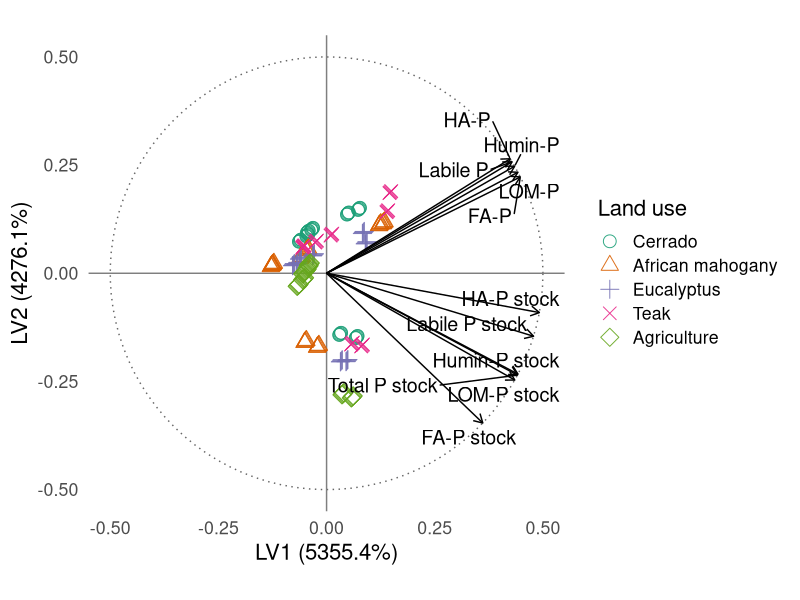
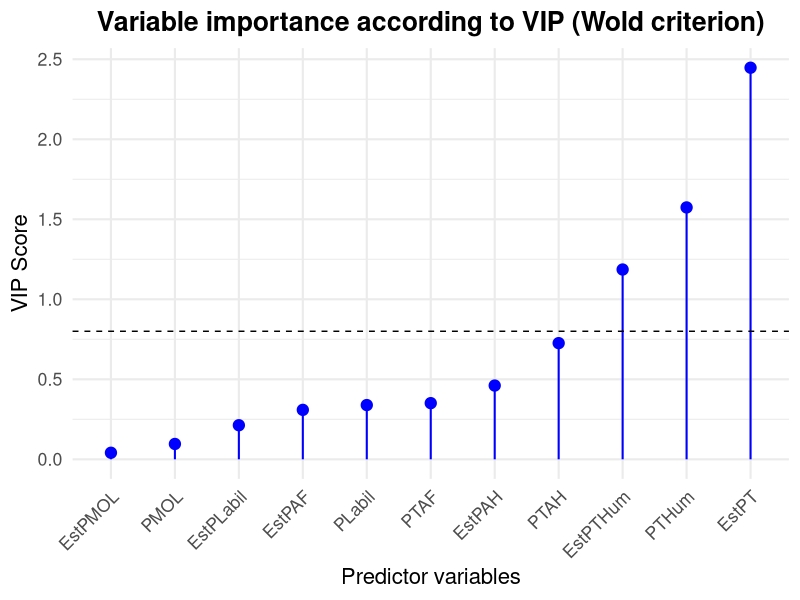
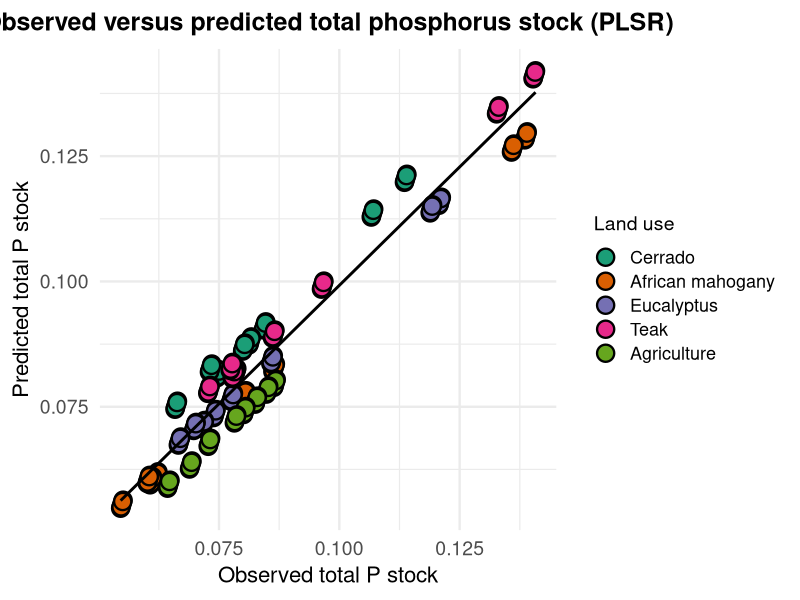

The R source for these figures, in order: (Note: this script raises an error after producing the figures.)
# Carregar pacotes
library(pls)
library(ggplot2)
library(ggrepel)
library(dplyr)
library(readxl)
library(tidyr)


rm(list = ls())     
gc()

# Carregar dados
dados <- read_excel("banco_dados.xlsx", sheet = "DADOS") %>% na.omit()
names(dados) <- trimws(names(dados))  # Corrigir espaços nos nomes

# Variáveis preditoras relacionadas ao fósforo (P)
variaveis_P <- c(
  "PLabil", "PMOL", "PTAF", "PTAH", "PTHum",
  "EstPT", "EstPLabil", "EstPMOL", "EstPAF", "EstPAH", "EstPTHum"
)
X <- dados %>% select(all_of(variaveis_P))
Y_PT <- dados$PT
grupo <- factor(dados$Amb, levels = 1:5,
                labels = c("Cerrado", "African mahogany", "Eucalyptus", "Teak", "Agriculture"))

# Rodar PLSR
modelo <- plsr(Y_PT ~ ., data = X, ncomp = 2, validation = "LOO")
expl_x <- explvar(modelo)[1:2] * 100
label_x <- paste0("LV1 (", round(expl_x[1], 1), "%)")
label_y <- paste0("LV2 (", round(expl_x[2], 1), "%)")



# Scores
scores_df <- as.data.frame(scores(modelo)[, 1:2])
colnames(scores_df) <- c("LV1", "LV2")
scores_df <- scores_df %>%
  mutate(
    LV1 = LV1 * 4,
    LV2 = LV2 * 4
  )
colnames(scores_df) <- c("LV1", "LV2")
scores_df$Amb <- grupo

# Loadings normalizados
loadings_raw <- loadings(modelo)[, 1:2]
loadings_scaled <- sweep(loadings_raw, 1, sqrt(rowSums(loadings_raw^2)), FUN = "/")
loadings_df <- as.data.frame(loadings_scaled)
colnames(loadings_df) <- c("LV1", "LV2")
loadings_df$var <- rownames(loadings_df)
label_map_p <- c(
  "PLabil" = "Labile P",
  "PMOL" = "LOM-P",
  "PTAF" = "FA-P",
  "PTAH" = "HA-P",
  "PTHum" = "Humin-P",
  "EstPT" = "Total P stock",
  "EstPLabil" = "Labile P stock",
  "EstPMOL" = "LOM-P stock",
  "EstPAF" = "FA-P stock",
  "EstPAH" = "HA-P stock",
  "EstPTHum" = "Humin-P stock"
)
loadings_df$label <- dplyr::recode(loadings_df$var, !!!label_map_p, .default = loadings_df$var)

# Escalar os loadings para caber no raio de 1.2
escala_setas <- 0.5
loadings_df$LV1 <- loadings_df$LV1 * escala_setas
loadings_df$LV2 <- loadings_df$LV2 * escala_setas

# Círculo de correlação ajustado (raio = 1.2)
circle <- data.frame(
  x = cos(seq(0, 2 * pi, length.out = 100)) * escala_setas,
  y = sin(seq(0, 2 * pi, length.out = 100)) * escala_setas
)

# Gráfico PLSR com ajustes visuais
ggplot() +
  geom_path(data = circle, aes(x = x, y = y),
            linetype = "dotted", color = "gray40") +
  geom_hline(yintercept = 0, color = "gray50") +
  geom_vline(xintercept = 0, color = "gray50") +
  geom_point(data = scores_df, aes(x = LV1, y = LV2, shape = Amb, color = Amb),
             size = 4, alpha = 0.9) +
  geom_segment(data = loadings_df,
               aes(x = 0, y = 0, xend = LV1, yend = LV2),
               arrow = arrow(length = unit(0.25, "cm")), color = "black") +
  geom_text_repel(data = loadings_df,
                  aes(x = LV1, y = LV2, label = label), size = 5) +
  coord_fixed(xlim = c(-0.5, 0.5), ylim = c(-0.5, 0.5)) +
  scale_color_brewer(palette = "Dark2") +
  scale_shape_manual(values = 1:5) +
  labs(x = label_x, y = label_y, color = "Land use", shape = "Land use") +
  theme_minimal(base_size = 16) +
  theme(panel.grid = element_blank(), legend.position = "right")


# TABELA 1 – Estatísticas descritivas
tabela_descr <- X %>%
  summarise_all(list(
    media = mean, sd = sd, min = min, max = max,
    cv = ~ 100 * sd(.) / mean(.)
  )) %>%
  pivot_longer(cols = everything(),
               names_to = c("Variável", ".value"),
               names_sep = "_")

# TABELA 2 – Variância explicada acumulada
r2 <- R2(modelo, estimate = "train")
r2y <- round(100 * r2$val[1, 1, c("1 comps", "2 comps")], 2)
expl_x <- round(explvar(modelo)[1:2] * 100, 2)
tabela_r2 <- data.frame(
  Componente = c("LV1", "LV2"),
  R2X_acum = expl_x,
  R2Y_acum = r2y
)

# TABELA 3 – Loadings
tabela_loadings <- as.data.frame(loadings(modelo)[, 1:2])
colnames(tabela_loadings) <- c("LV1", "LV2")
tabela_loadings$Variável <- rownames(tabela_loadings)
tabela_loadings <- tabela_loadings[, c("Variável", "LV1", "LV2")]

# TABELA 4 – VIP scores
vip_pls <- function(object) {
  SS <- c(object$Yloadings[, 1]^2) * colSums(object$scores^2)
  W <- object$loading.weights
  p <- nrow(W)
  h <- ncol(object$scores)
  VIP <- rep(0, p)
  for (j in 1:p) {
    weight_sq <- W[j, ]^2
    VIP[j] <- sqrt(p * sum(SS * weight_sq) / sum(SS))
  }
  names(VIP) <- rownames(W)
  return(VIP)
}
vip_scores <- vip_pls(modelo)
tabela_vip <- data.frame(
  Variável = names(vip_scores),
  VIP = round(vip_scores, 3)
) %>% arrange(desc(VIP))

# Gráfico de VIP
ggplot(tabela_vip, aes(x = reorder(Variável, VIP), y = VIP)) +
  geom_segment(aes(xend = Variável, y = 0, yend = VIP), color = "blue", size = 0.7) +
  geom_point(color = "blue", size = 3.5) +
  geom_hline(yintercept = 0.8, linetype = "dashed", color = "black") +
  labs(
    title = "Variable importance according to VIP (Wold criterion)",
    x = "Predictor variables",
    y = "VIP Score"
  ) +
  theme_minimal(base_size = 16) +
  theme(axis.text.x = element_text(angle = 45, hjust = 1),
        plot.title = element_text(face = "bold", hjust = 0.5))

# Exibir tabelas no console
print("TABELA 1 – Estatísticas descritivas:")
print(tabela_descr, digits = 3)
print("TABELA 2 – Variância explicada:")
print(tabela_r2)
print("TABELA 3 – Loadings das variáveis:")
print(tabela_loadings, digits = 3)
print("TABELA 4 – VIP (Critério de Wold):")
print(tabela_vip)




# ==========================
# FIGURA 4 – Y observado vs. Y predito
# ==========================

# Previsões do modelo com Y_PT
y_pred <- predict(modelo, ncomp = 2)
df_pred <- data.frame(
  Observado = Y_PT,
  Predito = y_pred[, , 1],
  LandUse = grupo
)

# Criar linha de tendência
modelo_lm <- lm(Predito ~ Observado, data = df_pred)
linha_trend <- data.frame(
  Observado = seq(min(df_pred$Observado), max(df_pred$Observado), length.out = 100)
)
linha_trend$Predito <- predict(modelo_lm, newdata = linha_trend)

# Gráfico final
p_pred_pt <- ggplot(df_pred, aes(x = Observado, y = Predito)) +
  geom_point(aes(fill = LandUse), shape = 21, color = "black", size = 5, stroke = 1.2) +
  geom_line(data = linha_trend, aes(x = Observado, y = Predito), color = "black", linewidth = 1) +
  scale_fill_brewer(palette = "Dark2") +
  labs(
    title = "Observed versus predicted total phosphorus stock (PLSR)",
    x = "Observed total P stock",
    y = "Predicted total P stock",
    fill = "Land use"
  ) +
  theme_minimal(base_size = 18) +
  theme(
    legend.position = "right",
    plot.title = element_text(face = "bold", hjust = 0.5, size = 18),
    axis.title = element_text(size = 16),
    axis.text = element_text(size = 14),
    legend.title = element_text(size = 14),
    legend.text = element_text(size = 13)
  )
print(p_pred_pt)
ggsave("../2-FIGURAS/predicoes_pt.png", p_pred_pt, width = 10, height = 8, dpi = 300)

       
# ==========================
# FIGURA 5 – Resíduos vs. Y predito
# ==========================
residuos <- Y_PT - y_pred[, , 1]
df_resid <- data.frame(Predito = y_pred[, , 1], Residual = residuos)

ggplot(df_resid, aes(x = Predito, y = Residual)) +
  geom_point(alpha = 0.7) +
  geom_hline(yintercept = 0, linetype = "dashed", color = "gray50") +
  labs(
    title = "Residuals versus predicted values for total phosphorus (PLSR)",
    x = "Predicted PT",
    y = "Residual"
  ) +
  theme_minimal(base_size = 16)
